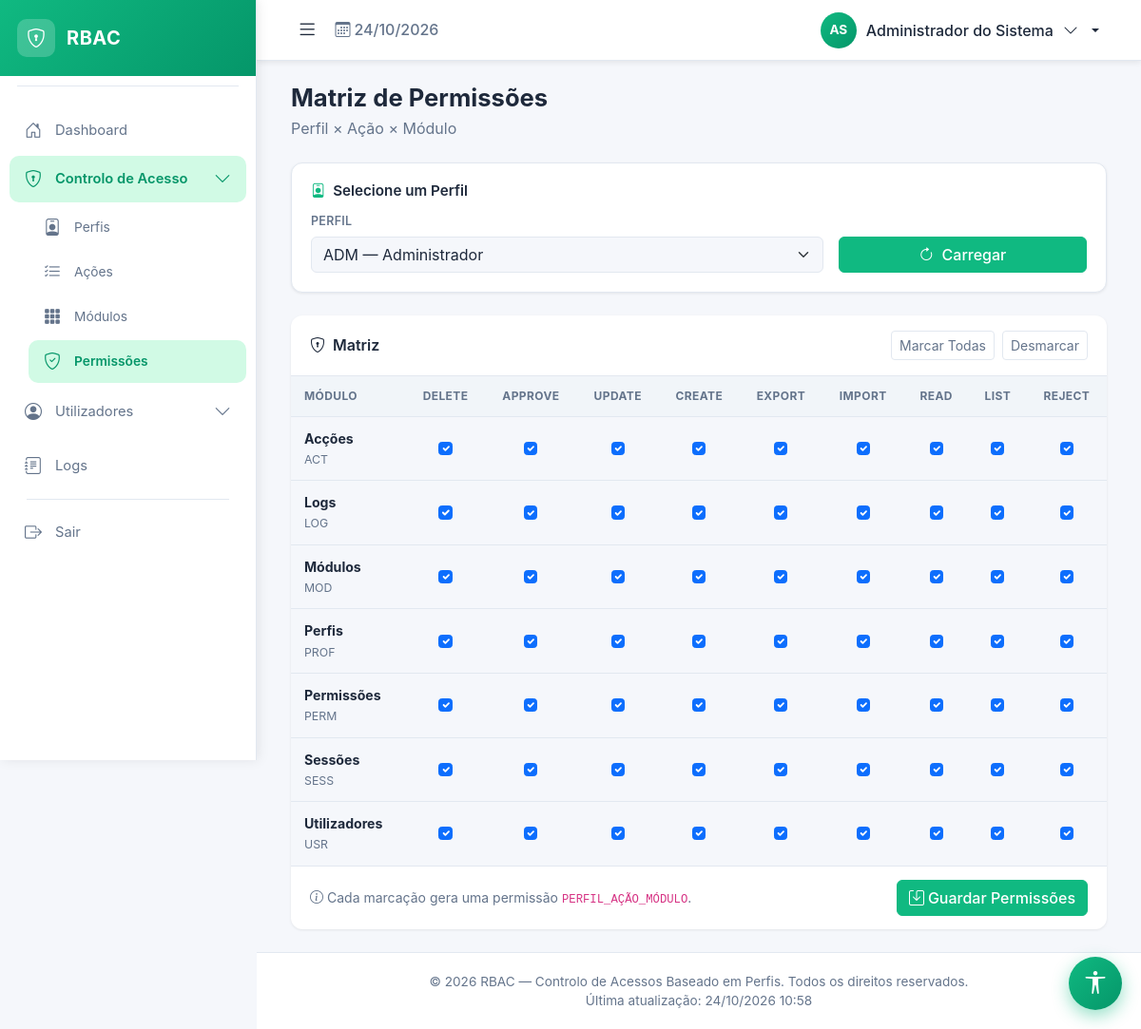
Screenshot of /permission.php (signed in) with the database file from the repository.
### tables this page shows
CREATE TABLE IF NOT EXISTS ACTIONS (
    ACTION_ID          INT AUTO_INCREMENT PRIMARY KEY,
    ACTION_CODE        VARCHAR(10)  NOT NULL UNIQUE,
    ACTION_NAME        VARCHAR(50)  NOT NULL UNIQUE,
    ACTION_DESCRIPTION TEXT         NULL,
    ACTION_STATUS      ENUM('ACTIVE','INACTIVE') DEFAULT 'ACTIVE',
    ACTION_CREATEBY    INT NULL,
    ACTION_UPDATEBY    INT NULL,
    ACTION_CREATEAT    TIMESTAMP DEFAULT CURRENT_TIMESTAMP,
    ACTION_UPDATEAT    TIMESTAMP DEFAULT CURRENT_TIMESTAMP ON UPDATE CURRENT_TIMESTAMP
);

CREATE TABLE IF NOT EXISTS MODULES (
    MODULE_ID          INT AUTO_INCREMENT PRIMARY KEY,
    MODULE_CODE        VARCHAR(10)  NOT NULL UNIQUE,
    MODULE_NAME        VARCHAR(50)  NOT NULL UNIQUE,
    MODULE_DESCRIPTION TEXT         NULL,
    MODULE_STATUS      ENUM('ACTIVE','INACTIVE') DEFAULT 'INACTIVE',
    MODULE_CREATEBY    INT NULL,
    MODULE_UPDATEBY    INT NULL,
    MODULE_CREATEAT    TIMESTAMP DEFAULT CURRENT_TIMESTAMP,
    MODULE_UPDATEAT    TIMESTAMP DEFAULT CURRENT_TIMESTAMP ON UPDATE CURRENT_TIMESTAMP
);

### permission.php (the view, shortened to what the rows shown need)
<?php
    require_once __DIR__ . '/auth.php';
    require_once __DIR__ . '/config/config.php';
    require_once __DIR__ . '/class/PermissionChecker.php';
    require_once __DIR__ . '/class/Profile.php';
    require_once __DIR__ . '/class/Module.php';
    require_once __DIR__ . '/class/Action.php';
    require_once __DIR__ . '/class/Permission.php';
    require_once __DIR__ . '/class/Sanitize.php';
    require_once __DIR__ . '/class/Log.php';
    $canSave = PermissionChecker::can('UPDATE', 'PERM');
    $profileRepo    = new Profile();
    $moduleRepo     = new Module();
    $actionRepo     = new Action();
    $permissionRepo = new Permission();
    $profiles = $profileRepo->all();
    $modules  = $moduleRepo->all();
    $actions  = $actionRepo->all();
    $selectedProfileId = (int)($_GET['profile'] ?? ($profiles[0]['PROFILE_ID'] ?? 0));
    try {
        $matrix = $selectedProfileId ? $permissionRepo->matrixForProfile($selectedProfileId) : [];
    } catch (Throwable $e) {
        $matrix = [];
        Log::error('permission.php matrix', 'PERMISSIONS', $e, null, $_SESSION['user_id'] ?? null);
    }
?>
        <main class="main-content">
            <div class="container-fluid">
                <div class="d-flex flex-wrap justify-content-between align-items-center mb-4 gap-3">
                    <div><h1 class="page-title mb-0">Matriz de Permissões</h1><p class="text-muted mt-1 mb-0">Perfil × Ação × Módulo</p></div>
                </div>
                <form method="POST" action="permission.php?action=save&profile=<?= $selectedProfileId ?>">
                    <div class="card card-principal">
                        <div class="card-body p-0">
                            <div class="table-responsive" style="max-height:70vh;overflow:auto;">
                                <table class="table table-users mb-0" style="font-size:0.85rem;">
                                    <thead>
                                        <tr>
                                            <th>Módulo</th>
                                            <?php foreach ($actions as $a): ?>
                                                <th class="text-center"><?= e($a['ACTION_CODE']) ?></th>
                                            <?php endforeach; ?>
                                        </tr>
                                    </thead>
                                    <tbody>
                                        <?php foreach ($modules as $m):
                                            $mid = (int)$m['MODULE_ID'];
                                        ?>
                                        <tr>
                                            <td><strong><?= e($m['MODULE_NAME']) ?></strong><br><small class="text-muted"><?= e($m['MODULE_CODE']) ?></small></td>
                                            <?php foreach ($actions as $a):
                                                $aid = (int)$a['ACTION_ID'];
                                                $checked = !empty($matrix[$mid][$aid]);
                                            ?>
                                            <td class="text-center">
                                                <input type="checkbox"
                                                    class="form-check-input"
                                                    name="perm[<?= $mid ?>][<?= $aid ?>]"
                                                    value="1"
                                                    <?= $checked ? 'checked' : '' ?>
                                                    <?= !$canSave ? 'disabled' : '' ?>>
                                            </td>
                                            <?php endforeach; ?>
                                        </tr>
                                        <?php endforeach; ?>
                                    </tbody>
                                </table>
                            </div>
                        </div>
                    </div>
                </form>
            </div>
        </main>
<?php include __DIR__ . '/include/footer.php'; ?>

### rows the page displays
actions: ACTION_CODE "DELETE"
actions: ACTION_CODE "APPROVE"
actions: ACTION_CODE "UPDATE"
actions: ACTION_CODE "CREATE"
actions: ACTION_CODE "EXPORT"
actions: ACTION_CODE "IMPORT"
actions: ACTION_CODE "READ"
actions: ACTION_CODE "LIST"
actions: ACTION_CODE "REJECT"
modules: MODULE_NAME "Acções", MODULE_CODE "ACT", MODULE_ID "☑"
modules: MODULE_NAME "Logs", MODULE_CODE "LOG", MODULE_ID "☑"
modules: MODULE_NAME "Módulos", MODULE_CODE "MOD", MODULE_ID "☑"
modules: MODULE_NAME "Perfis", MODULE_CODE "PROF", MODULE_ID "☑"
modules: MODULE_NAME "Permissões", MODULE_CODE "PERM", MODULE_ID "☑"
modules: MODULE_NAME "Sessões", MODULE_CODE "SESS", MODULE_ID "☑"
modules: MODULE_NAME "Utilizadores", MODULE_CODE "USR", MODULE_ID "☑"

### other values shown
APP_NAME "RBAC"
$iniciais "AS"
$nomeUser "Administrador do Sistema"
form field profile "ADM — Administrador"
